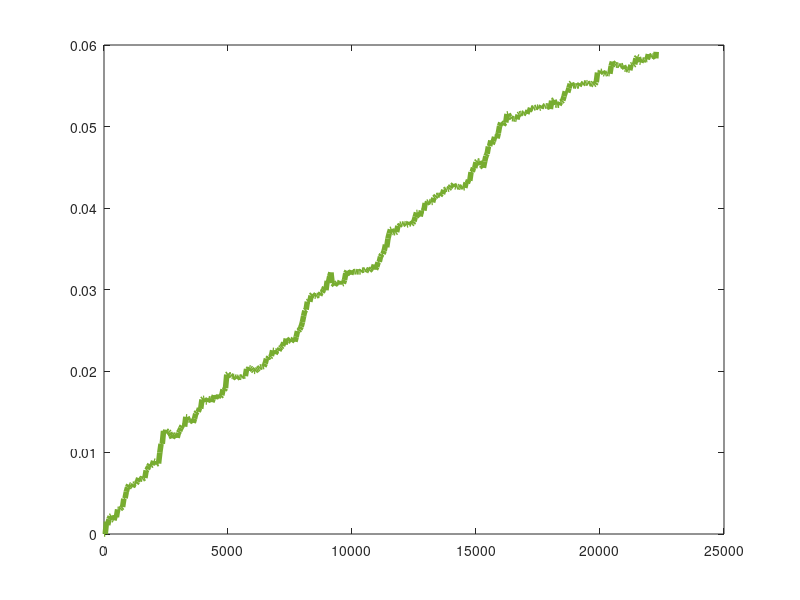
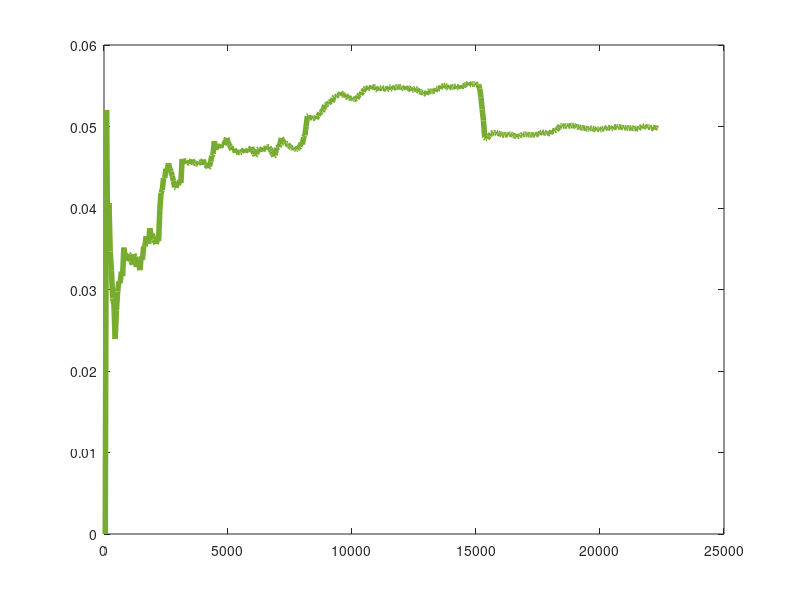

These charts were generated, in order, by the following MATLAB code: (Note: this script raises an error after producing the figures.)
% Interpolate between the 2 snapshots from the college message datafile.
% Extrapolate to the 2nd snapshot from the college message datafile
% using the uniform attachment model, preferential attachment model, and 
% the triangle closing model.
% Plot mean and global clustering coefficients of real data, 
% two interpolations with different rate parameters, and extrapolations.
% Save the figure with the mean clustering coefficients as 
% 'collegemsgac.fig' and 'collegemsgac.eps'.
% Save the figure with the global clustering coefficients as 
% 'collegemsggc.fig' and 'collegemsggc.eps'.
% Save the experiment data in 'collegemsganalysis.mat.'
%
% Dependencies: collegemsgsnaps.mat, dgm.m, avgClusteringCoefficient.m

% cell array of adjacency matrix snapshots
load('collegemsgsnaps.mat','snaps','acreal','ccreal','gcreal','period','numTimes')
numNodes = size(snaps{2},1);

% Real data
xreal = 0:period:numTimes;
if mod(numTimes,period) ~= 0
    xreal = [xreal numTimes];
end
fac = figure;
plot(xreal,acreal,'Color',[0.4660    0.6740    0.1880],'LineWidth',4)
hold on

fgc = figure;
plot(xreal,gcreal,'Color',[0.4660    0.6740    0.1880],'LineWidth',4)
hold on
disp('Real data done')

% Interpolation
dtarget = 0;  % target edit distance
slowness = 1;  % rate of approach to the target edit distance (higher values are slower)
dtrigger = 0;  % graph distance to the target graph that stops the dynamic graph model
period = 100;  % sampling period (higher values require less storage)
[aci1,cci1,gci1,stepsi1] = dgm(snaps{2},snaps{1},dtarget,...
        slowness,dtrigger,period);
disp('Interpolation 1 done')

dtarget = 0;  % target edit distance
slowness = 1900;  % rate of approach to the target edit distance (higher values are slower)
dtrigger = 0;  % graph distance to the target graph that stops the dynamic graph model
period = 100;  % sampling period (higher values require less storage)
[aci2,cci2,gci2,stepsi2] = dgm(snaps{2},snaps{1},dtarget,...
        slowness,dtrigger,period);
disp('Interpolation 2 done')

% Extrapolation
% UNIFORM ATTACHMENT MODEL
m = 3; % number of nodes that each new node connects to
A = snaps{1};

% Start with a clique on m vertices.
A(1:m,1:m) = ~eye(m);
acu = zeros(1,ceil((numNodes-m)/period)+1);
ccu = zeros(numNodes,ceil((numNodes-m)/period)+1);
gcu = zeros(1,ceil((numNodes-m)/period)+1);
[acu(1),ccu(:,1),gcu(1)] = avgClusteringCoefficient(A);

for i = 1:numNodes-m
    % Each new node connects to m uniformly random nodes.
    randnodes = randsample(1:i+m-1,m);
    A(i+m,randnodes) = 1;
    A(randnodes,i+m) = 1;
    if mod(i,period) == 0
        %disp(i)
        [acu(i/period+1),ccu(:,i/period+1),gcu(i/period+1)] = avgClusteringCoefficient(A);
    end
end
if mod(numNodes-m,period) ~= 0
    [acu(end),ccu(:,end),gcu(end)] = avgClusteringCoefficient(A);
end

xu = 0:period:numNodes-m;
if mod(numNodes-m,period) ~= 0
    xu = [xu numNodes-m];
end

%disp(['Uniform: ' num2str(nnz(A)/2) ' edges'])

% PREFERENTIAL ATTACHMENT MODEL
m = 3; % number of nodes that each new node connects to
A = snaps{1};

% Start with a clique on m vertices.
A(1:m,1:m) = ~eye(m);
acp = zeros(1,ceil((numNodes-m)/period)+1);
ccp = zeros(numNodes,ceil((numNodes-m)/period)+1);
gcp = zeros(1,ceil((numNodes-m)/period)+1);
[acp(1),ccp(:,1),gcp(1)] = avgClusteringCoefficient(A);

for i = 1:numNodes-m
    % Each new node connects to (approximately) m random nodes weighted by degree.
    w = sum(A(1:i+m-1,1:i+m-1));
    randnodes = randsample(1:i+m-1,m,true,w);
    A(i+m,randnodes) = 1;
    A(randnodes,i+m) = 1;
    if mod(i,period) == 0
        %disp(i)
        [acp(i/period+1),ccp(:,i/period+1),gcp(i/period+1)] = avgClusteringCoefficient(A);
    end
end
if mod(numNodes-m,period) ~= 0
    [acp(end),ccp(:,end),gcp(end)] = avgClusteringCoefficient(A);
end

xp = 0:period:numNodes-m;
if mod(numNodes-m,period) ~= 0
    xp = [xp numNodes-m];
end

%disp(['Preferential: ' num2str(nnz(A)/2) ' edges'])

% TRIANGLE CLOSING MODEL
mr = 5;  % number of nodes chosen as parent nodes
pr = 0.5;  % probability of each connection to parent
mn = 1;  % number of nodes chosen from parents' neighbors
pn = 0.5;  % probability of each connection to parents' neighbor (usually the same as pr)

A = snaps{1};

% Start with a clique on mr+mn+1 vertices.
minit = mr+mn+1;
A(1:minit,1:minit) = ~eye(minit);
act = zeros(1,ceil((numNodes-minit)/period)+1);
cct = zeros(numNodes,ceil((numNodes-minit)/period)+1);
gct = zeros(1,ceil((numNodes-minit)/period)+1);
[act(1),cct(:,1),gct(1)] = avgClusteringCoefficient(A);

for i = 1:numNodes-minit
    % Pick mr nodes uniformly at random (without replacement).
    parents = randsample(1:i+minit-1,mr);
    % Connect to each node independently with probability pr.
    for j = 1:mr
        prob = (rand < pr);
        if prob
            A(i+minit,parents(j)) = 1;
            A(parents(j),i+minit) = 1;
        end
    end
    % Pick mn nodes uniformly at random (without replacement) from the
    % parents' neighborhoods.
    parentsneighbors = any(A(parents,:));
    parentsneighbors(parents) = 0;
    parentsneighbors(i+minit) = 0;
    [~,~,parentsneighbors] = find(parentsneighbors);
    k = min(length(parentsneighbors),mn);
    parentsneighbors = randsample(parentsneighbors,k);
    % Connect to each node independently with probability pn.
    for j = 1:k
        prob = (rand < pn);
        if prob
            A(i+minit,parentsneighbors(j)) = 1;
            A(parentsneighbors(j),i+minit) = 1;
        end
    end
    
    if mod(i,period) == 0
        %disp(i)
        [act(i/period+1),cct(:,i/period+1),gct(i/period+1)] = avgClusteringCoefficient(A);
    end
end
if mod(numNodes-minit,period) ~= 0
    [act(end),cct(:,end),gct(end)] = avgClusteringCoefficient(A);
end

xt = 0:period:numNodes-minit;
if mod(numNodes-minit,period) ~= 0
    xt = [xt numNodes-minit];
end

%disp(['Triangle closing: ' num2str(nnz(A)/2) ' edges'])

% SAVE
save('collegemsganalysis.mat','stepsi1','aci1','cci1','gci1',...
    'stepsi2','aci2','cci2','gci2',...
    'acu','ccu','gcu',...
    'acp','ccp','gcp',...
    'act','cct','gct',...
    'period','numTimes')

% PLOT
figure(fac)
plot(stepsi1,aci1,'Color',[0    0.7500    0.7500],'LineWidth',2)
plot(stepsi2,aci2,'Color',[0    0.4470    0.7410],'LineWidth',2)
plot(xu,acu,'--','Color',[0.8500    0.3250    0.0980],'LineWidth',2)
plot(xp,acp,'--','Color',[0.9290    0.6940    0.1250],'LineWidth',2)
plot(xt,act,'--','Color',[0.4940    0.1840    0.5560],'LineWidth',2)
line([0 2.5e4],[acreal(end),acreal(end)],'Color','k','LineWidth',1)
ylim([0 0.12])
title('College messages')
xlabel('Steps')
ylabel('Mean clustering coefficient')
legend({'Real data','Interpolation (s = 1)','Interpolation (s = 1900)',...
    'Extrapolation (uniform)','Extrapolation (preferential)',...
    'Extrapolation (triangle closing)'},...
    'Location','best')
set(gca,'fontsize',20)
saveas(gcf,'collegemsgac.eps','epsc')
saveas(gcf,'collegemsgac.fig')

figure(fgc)
plot(stepsi1,gci1,'Color',[0    0.7500    0.7500],'LineWidth',2)
plot(stepsi2,gci2,'Color',[0    0.4470    0.7410],'LineWidth',2)
plot(xu,gcu,'--','Color',[0.8500    0.3250    0.0980],'LineWidth',2)
plot(xp,gcp,'--','Color',[0.9290    0.6940    0.1250],'LineWidth',2)
plot(xt,gct,'--','Color',[0.4940    0.1840    0.5560],'LineWidth',2)
line([0 2.5e4],[gcreal(end),gcreal(end)],'Color','k','LineWidth',1)
ylim([0 0.12])
title('College messages')
xlabel('Steps')
ylabel('Global clustering coefficient')
legend({'Real data','Interpolation (s = 1)','Interpolation (s = 1900)',...
    'Extrapolation (uniform)','Extrapolation (preferential)',...
    'Extrapolation (triangle closing)'},...
    'Location','best')
set(gca,'fontsize',20)
saveas(gcf,'collegemsggc.eps','epsc')
saveas(gcf,'collegemsggc.fig')